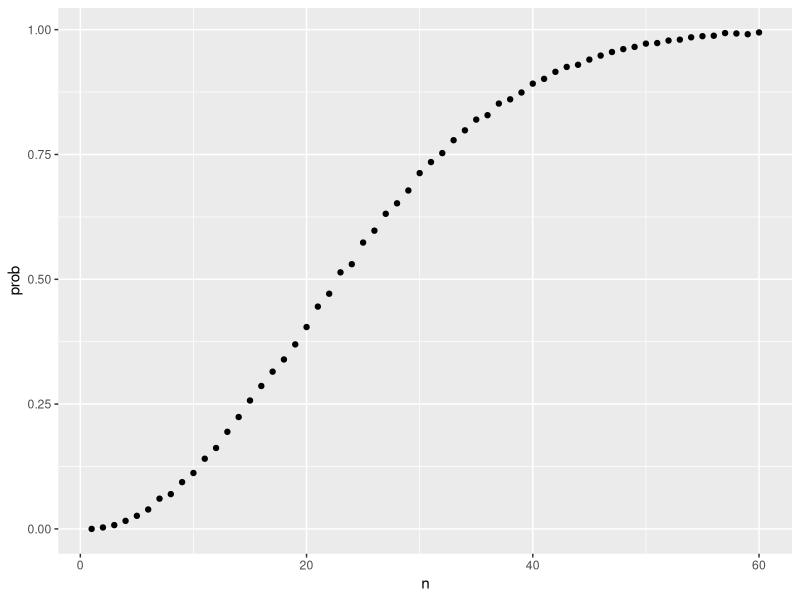
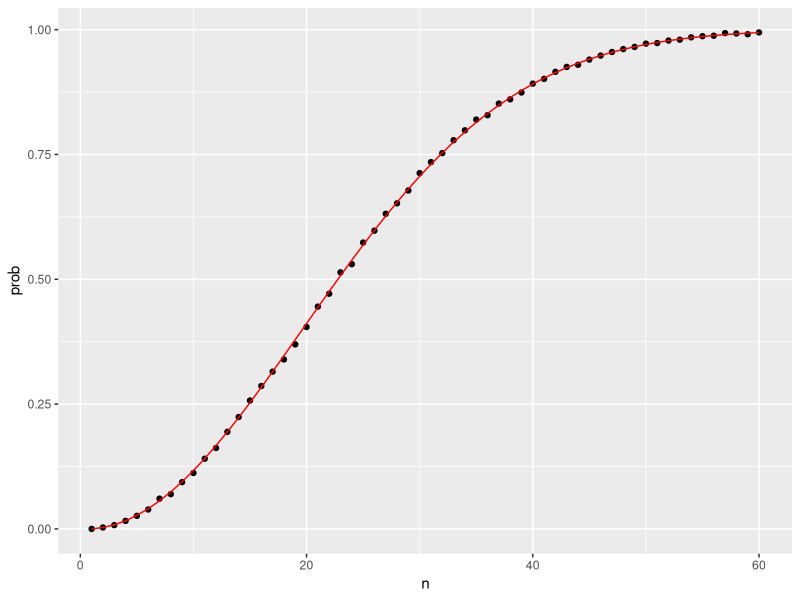

The R source for these figures, in order:
# checking for duplicated birthdays in one 50 person group
library(tidyverse)

n <- 50
bdays <- sample(1:365, n, replace = TRUE)    # generate n random birthdays
any(duplicated(bdays))    # check if any birthdays are duplicated
#[1] TRUE <- however, it depend on the chance

# Monte Carlo simulation with B=10000 replicates
B <- 10000
results <- replicate(B, {    # returns vector of B logical values
  bdays <- sample(1:365, n, replace = TRUE)
  any(duplicated(bdays))
})
mean(results)    # calculates proportion of groups with duplicated birthdays
#[1] 0.9714 <- this is the chance


#What about 25 people in the group
n <- 25
B <- 10000
results <- replicate(B, {    # returns vector of B logical values
  bdays <- sample(1:365, n, replace = TRUE)
  any(duplicated(bdays))
})
mean(results)
#[1] 0.5773

#Try to find a number of members for a group which gives half probability in duplicated birthday. 
#What about 22 people in the group
n <- 22
B <- 10000
results <- replicate(B, {    # returns vector of B logical values
  bdays <- sample(1:365, n, replace = TRUE)
  any(duplicated(bdays))
})
mean(results)
#[1] 0.4707


#In order to find probability of each n (1:60)

#Defining birthday function

birthday_prob <- function(x,B) {
  n <- x
  b <- B
  prob <- replicate(b, {
    bdays <- sample(1:365, n, replace = TRUE)
    any(duplicated(bdays))
  })
  y <- mean(prob)
  print(y)
}
birthday_prob(22,1000)
# [1] 0.483

#Using the function 'aspply' to safe the results(the probability) 
birthday_prob_2 <- function(x) {
  n <- x
  b <- 10000
  prob <- replicate(b, {
    bdays <- sample(1:365, n, replace = TRUE)
    any(duplicated(bdays))
  })
  y <- mean(prob)
  print(y)
}

n <- seq(1,60)
prob <- sapply(n, birthday_prob_2)
qplot(n, prob)

help(prod)

#Mathematical reasoning
#The probability for duplicated birthday is same with the probability that 1 - all members are unique.
exact_prob <- function(n){
  prob_unique <- seq(365,365-n+1)/365
  1- prod(prob_unique)
}
exact_prob <- sapply(n, exact_prob)
qplot(n, prob) + geom_line(aes(n, exact_prob), col="red")
help(sapply)
